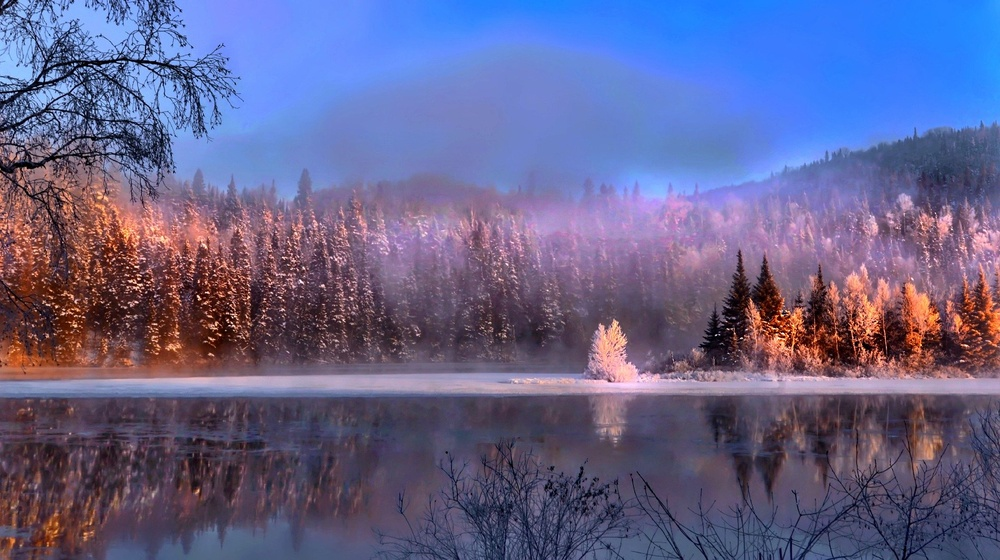
#> input picture ch07_CNN/sample.jpg, 1000 x 560 px, shrunk from 1920 x 1075 before the run
$ python ex05_CNN.py
#> lines starting #> are read from the running program, lines starting #| are printed output that depends on the picture
'''
CNN(Convolutional Neural Network, 합성곱 신경망)
원래 convolution 연산은 영상, 음성 처리(image/audio processing)에서 신호를 변환하기 위한 연산으로 사용


'''

import numpy as np
import matplotlib.pyplot as plt

from PIL import Image
from scipy.signal import convolve, correlate

# jpg 파일 오픈
img = Image.open('sample.jpg')
#> img is the input picture: PIL image 1000x560 RGB; mean R, G, B 101, 98.8, 140.2
img_pixel = np.array(img)  # 3차원
print(img_pixel.shape)
#| (560, 1000, 3)

# $$$
# (1075, 1920, 3) : (height, width, color-depth) => (row, col, RGB)  24-bit color
# 머신 러닝 라이브러리에 따라서 color 표기의 위치가 다르다
# TenserFlow: channel-last 방식. color-depth 가 3차원 배열의 마지막 차원
# Theano: channel-first 방식. color-depth 가 3차원 배열의 첫번째 차원 (channel, h, w)
# Keras: 두가지 모두 지원


plt.imshow(img_pixel)
plt.show()

# 이미지의 RED 값 정보 => 2차원
print(img_pixel[:, :, 0])  # height 전체, width 전체, 첫전째 장 출력
#> (printed output is left out)

# (3, 3, 3) 필터
filter = np.zeros((3, 3, 3))
filter[1, 1, 2] = 1.0
print(filter)
transformed = convolve(img_pixel, filter, mode = 'same') / 255
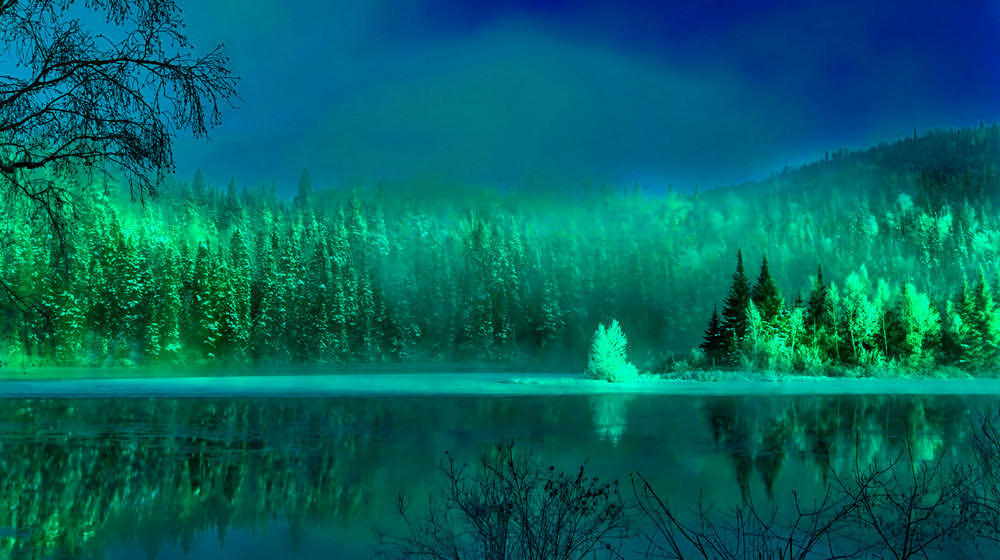
#> transformed: shape (560, 1000, 3) float64; mean R, G, B -1.54e-17, 0.396, 0.388; drawn with min black and max white
plt.imshow(transformed.astype(np.uint8))    # np.uint8 : 부호가 없는 8-bit int
plt.show()
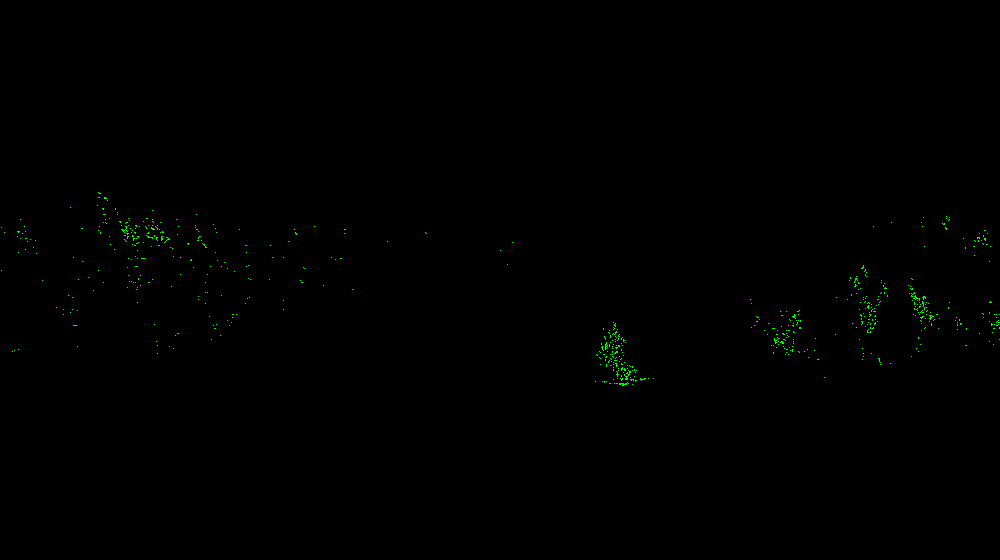
#> shown: shape (560, 1000, 3); mean R, G, B 0, 0.00205, 0; drawn with 1 as white
